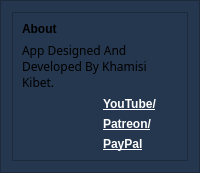
        <widget class="QFrame" name="frame_6">
         <property name="sizePolicy">
          <sizepolicy hsizetype="Preferred" vsizetype="Preferred">
           <horstretch>1</horstretch>
           <verstretch>0</verstretch>
          </sizepolicy>
         </property>
         <property name="minimumSize">
          <size>
           <width>150</width>
           <height>0</height>
          </size>
         </property>
         <property name="maximumSize">
          <size>
           <width>200</width>
           <height>16777215</height>
          </size>
         </property>
         <property name="font">
          <font>
           <family>Terminus</family>
          </font>
         </property>
         <property name="styleSheet">
          <string notr="true">background-color: rgb(37, 55, 78);</string>
         </property>
         <property name="frameShape">
          <enum>QFrame::StyledPanel</enum>
         </property>
         <property name="frameShadow">
          <enum>QFrame::Raised</enum>
         </property>
         <layout class="QGridLayout" name="gridLayout_9">
          <item row="2" column="1" alignment="Qt::AlignTop">
           <widget class="QFrame" name="frame_7">
            <property name="font">
             <font>
              <family>Terminus</family>
             </font>
            </property>
            <property name="frameShape">
             <enum>QFrame::StyledPanel</enum>
            </property>
            <property name="frameShadow">
             <enum>QFrame::Raised</enum>
            </property>
            <layout class="QGridLayout" name="gridLayout_10">
             <item row="2" column="1" alignment="Qt::AlignTop">
              <widget class="QLabel" name="label_32">
               <property name="font">
                <font>
                 <weight>75</weight>
                 <bold>true</bold>
                </font>
               </property>
               <property name="text">
                <string>&lt;a href=&quot;https://www.youtube.com/c/SpinnTV/videos&quot; style=&quot;color: white&quot;&gt;YouTube/&lt;/a&gt;</string>
               </property>
               <property name="openExternalLinks">
                <bool>true</bool>
               </property>
              </widget>
             </item>
             <item row="1" column="0" colspan="2">
              <widget class="QLabel" name="label_29">
               <property name="font">
                <font>
                 <family>Terminus</family>
                </font>
               </property>
               <property name="text">
                <string>App Designed And Developed By Khamisi Kibet.</string>
               </property>
               <property name="wordWrap">
                <bool>true</bool>
               </property>
              </widget>
             </item>
             <item row="3" column="1">
              <widget class="QLabel" name="label_34">
               <property name="font">
                <font>
                 <weight>75</weight>
                 <bold>true</bold>
                </font>
               </property>
               <property name="styleSheet">
                <string notr="true">color: rgb(255, 255, 255) !important;</string>
               </property>
               <property name="text">
                <string>&lt;a href=&quot;https://www.patreon.com/spinntv&quot; style=&quot;color: white&quot;&gt;Patreon/&lt;/a&gt;</string>
               </property>
               <property name="openExternalLinks">
                <bool>true</bool>
               </property>
              </widget>
             </item>
             <item row="0" column="0" colspan="2">
              <widget class="QLabel" name="label_27">
               <property name="font">
                <font>
                 <weight>75</weight>
                 <bold>true</bold>
                </font>
               </property>
               <property name="text">
                <string>About</string>
               </property>
              </widget>
             </item>
             <item row="2" column="0" alignment="Qt::AlignTop">
              <widget class="QLabel" name="label_31">
               <property name="text">
                <string/>
               </property>
               <property name="textFormat">
                <enum>Qt::RichText</enum>
               </property>
               <property name="pixmap">
                <pixmap resource="psutil.qrc">:/icons/icons/feather/youtube.svg</pixmap>
               </property>
               <property name="openExternalLinks">
                <bool>true</bool>
               </property>
              </widget>
             </item>
             <item row="3" column="0">
              <widget class="QLabel" name="label_33">
               <property name="text">
                <string/>
               </property>
               <property name="pixmap">
                <pixmap resource="psutil.qrc">:/icons/icons/feather/coffee.svg</pixmap>
               </property>
              </widget>
             </item>
             <item row="4" column="0">
              <widget class="QLabel" name="label_43">
               <property name="text">
                <string/>
               </property>
               <property name="pixmap">
                <pixmap resource="psutil.qrc">:/icons/icons/feather/dollar-sign.svg</pixmap>
               </property>
              </widget>
             </item>
             <item row="4" column="1">
              <widget class="QLabel" name="label_44">
               <property name="font">
                <font>
                 <weight>75</weight>
                 <bold>true</bold>
                </font>
               </property>
               <property name="text">
                <string>&lt;a href=&quot;https://www.paypal.com/donate/?hosted_button_id=MABAL328S94JC&quot; style=&quot;color: white&quot;&gt;PayPal&lt;/a&gt;</string>
               </property>
               <property name="openExternalLinks">
                <bool>true</bool>
               </property>
              </widget>
             </item>
            </layout>
           </widget>
          </item>
         </layout>
        </widget>
